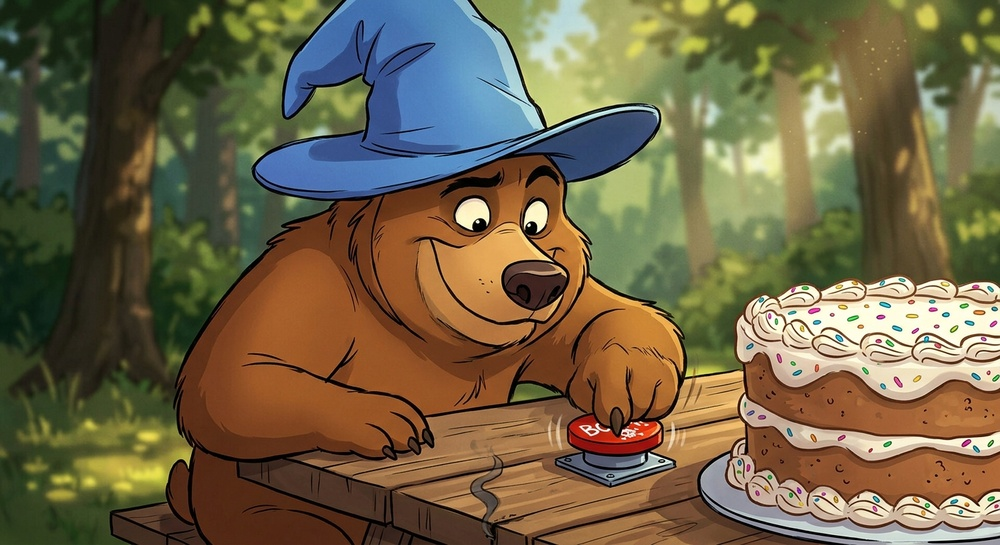
#> input picture Image_to_GIF/Images/Bear/F2.jpg, 1000 x 545 px, shrunk from 1408 x 768 before the run
$ python DynamicGIF.py
#> lines starting #> are read from the running program, lines starting #| are printed output that depends on the picture
import imageio.v3 as iio
from PIL import Image
import numpy as np
from tkinter import Tk, filedialog  #Python built library for graphical interface like popups, buttons
#tk for the window and filedialog for the file selection dialog

#Program only works if the image have same shape for now
#Same function as the static one with the only change in image selection


# Start tkinter's engine (needed before any popup can work)
#Connects to the operating system's GUI system
root = Tk()
root.withdraw()
#By default, Tk() would show an actual empty, blank application window on your screen —
#since we don't want that. .withdraw() hides that blank window from view, while keeping it running in the background.

# Open a native "choose files" dialog — user can select any number of images
imagenames = filedialog.askopenfilenames(
    title="Select images for GIF",
    filetypes=[("Image files", "*.png *.jpg *.jpeg")]
)
#> the answer given: ../Images/Bear/F2.jpg

images = []


#Same as the static one(Read that to understand below code section)
for filename in imagenames:
    img = Image.open(filename).convert('RGB')
#> img is the input picture: PIL image 1000x545 RGB; mean R, G, B 112.5, 100.6, 71.5
    images.append(np.array(img))

iio.imwrite('IMAGE.gif', images, duration=500, loop=0)
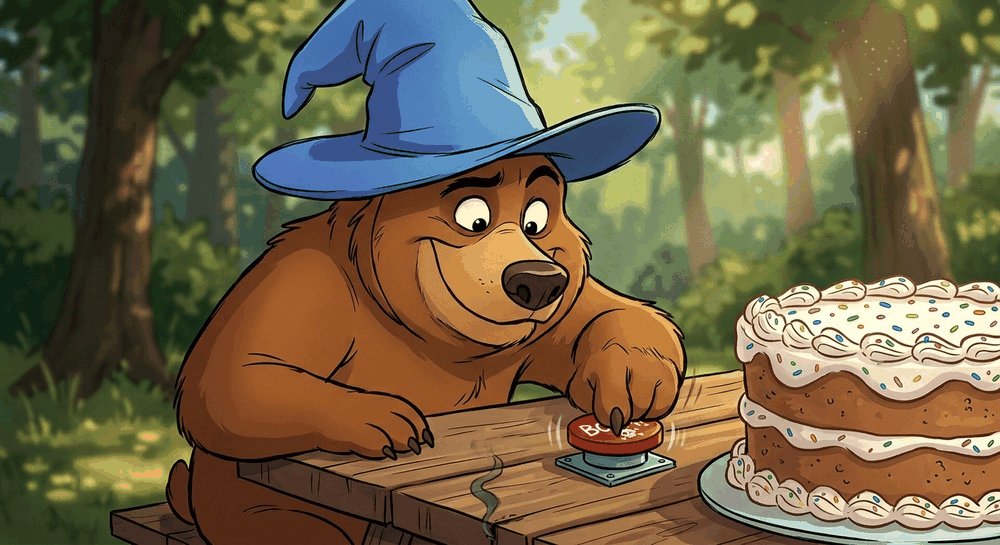
#> saved as IMAGE.gif: shape (545, 1000, 3); mean R, G, B 112.4, 100.6, 71.3

#Print the number of frames used to create the gif upon success
print(f"GIF saved with {len(images)} frames.")
#| GIF saved with 1 frames.
